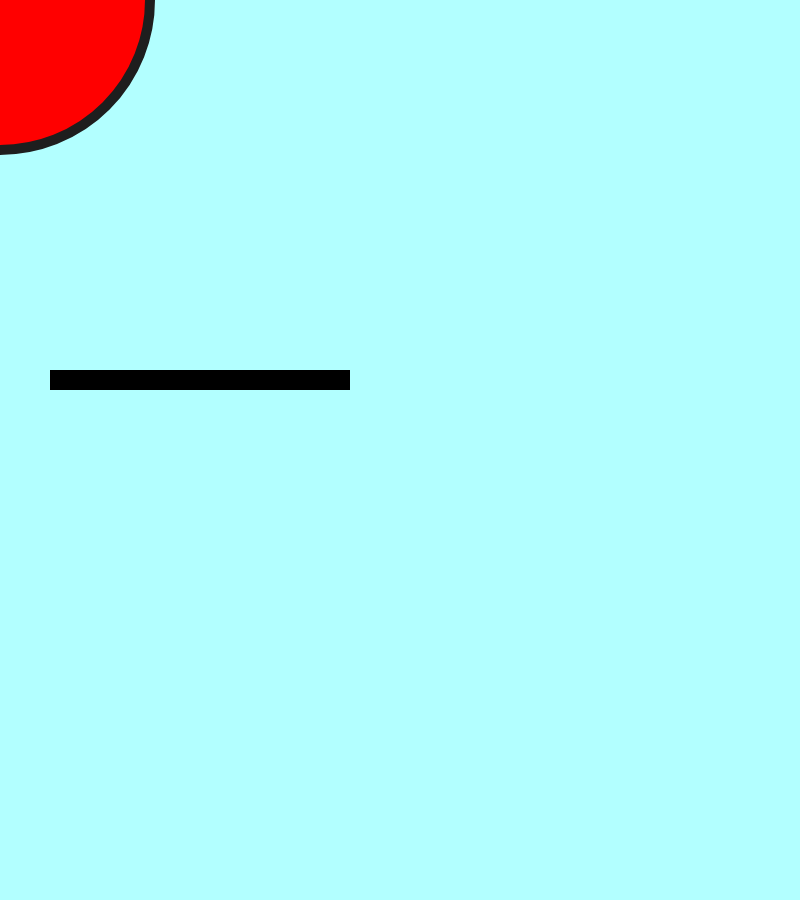
Frame 1 (no input)
Frame 60 (no input): identical to frame 1, image omitted
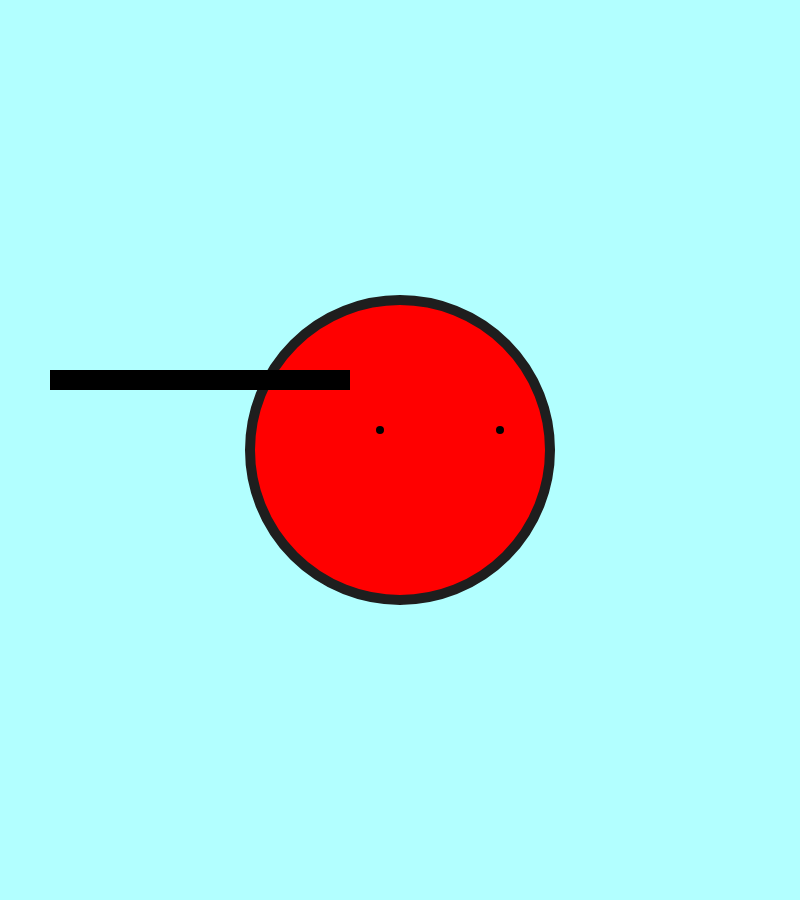
Frame 120 (the mouse pressed at the canvas centre since frame 60)

The p5.js sketch that drew these frames (run headless with seeded random() and noise() and a simulated clock; from frame 60 on, the mouse is pressed at the canvas centre):

// p5.js sketch
// ── sketch.js
/*Emily Chavez
// Title: Moving Circle
I want to explore putting simple forms into motion. This sketch connects to my theme 
by making the circle and one of the small forms inside it move.
Instructions: Move the mouse to move the circle and click the mouse to move the dot*/

let circleX = 200;
let circleY = 200;
let dotMove = 0;


function setup() {
  createCanvas(800, 900);
}

function draw() {
  background(178,255,255);


//circle follows the mouse
circleX=mouseX;
circleY=mouseY;


fill(255,0,0);
 stroke(30)
 strokeWeight(10);
circle(circleX,circleY,300);

 fill(0);
 noStroke();
rect(50,370,300,20);


// One dot stays in place
  fill(0);
circle(circleX - 20, circleY - 20, 8);

// One dot moves inside the circle
circle(circleX + dotMove, circleY - 20, 8);
}

function mousePressed() {
  dotMove = dotMove + 100;
}
